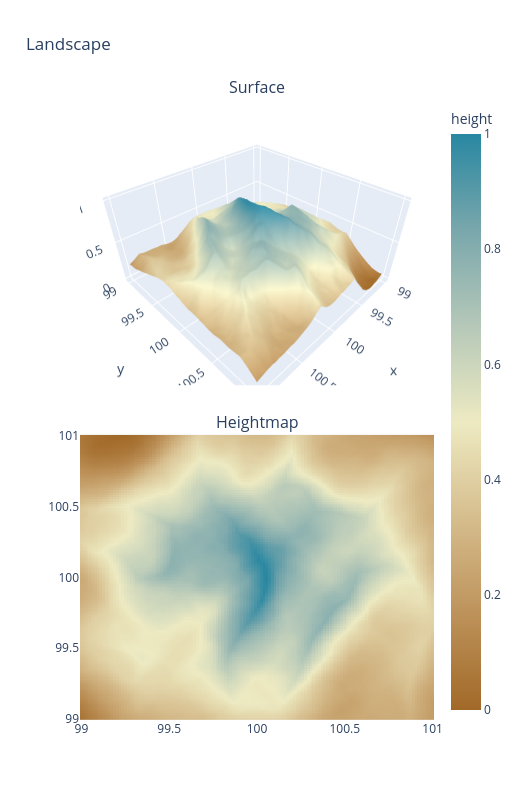

Notebook cell for this chart:
### Code cell
def minmax_norm(x):
    return (x - x.min()) / (x.max() - x.min())


norm_height = minmax_norm(height)
plot_landscape(x, y, xx, yy, norm_height)
